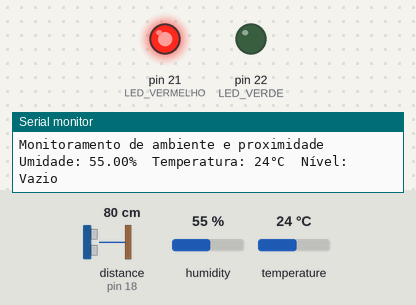
Bench run of a sketch on a simulated Arduino Mega 2560, built with avr-gcc and run on an emulated ATmega2560. Parts: output pins drawn as LEDs (lit = HIGH), the last lines printed to the serial monitor. Wiring (inferred from the names in the program): ultrasonic range finder: trigger pin 5; echo pin 18. The inputs (shaded band) are chosen by the test bench; at power-on: distance to the obstacle (sensor on pin 18) 80 cm, humidity 55 %, temperature 24 °C. The echo pulse lasts 58.3 µs per cm; pins used as bus, display or sensor lines are not drawn.

Above: at 1.8 s.
1.9 s: distance to the obstacle (sensor on pin 18) set to 19 cm
3.7 s: distance to the obstacle (sensor on pin 18) set to 14 cm
At 5.8 s:
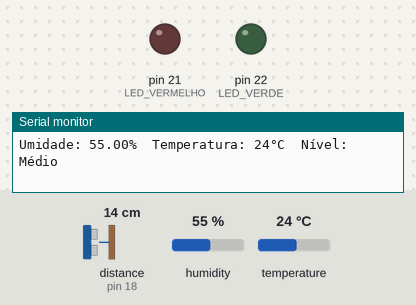
6.5 s: distance to the obstacle (sensor on pin 18) set to 8 cm
8.8 s: distance to the obstacle (sensor on pin 18) set to 5 cm
At 11.0 s:
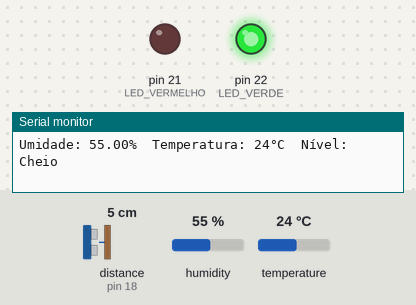
11.6 s: distance to the obstacle (sensor on pin 18) set to 9 cm
At 13.0 s:
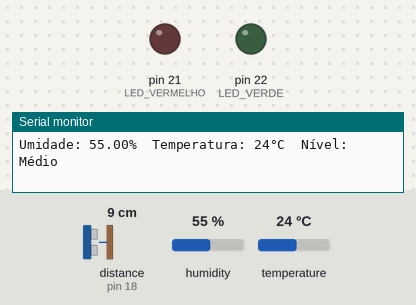
14.2 s: distance to the obstacle (sensor on pin 18) set to 2 cm
At 16.2 s:
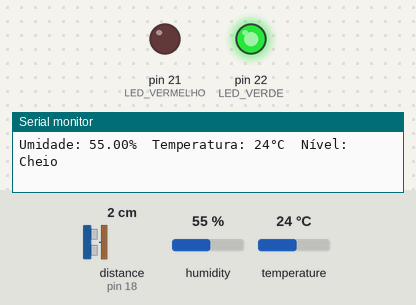
Timing chart, 0 to 17.7 s (numbered marks = the images above; inputs shaded):
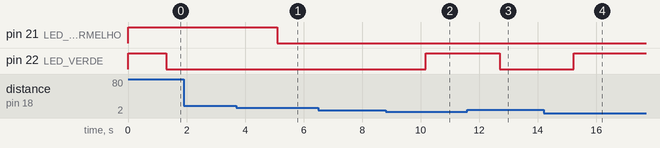

The sketch:

smartshelf.ino
```cpp
#include "DHT.h"

#define DHTPIN 2
#define DHTTYPE DHT11
DHT dht(DHTPIN, DHTTYPE);

// Sensor ultrassônico
#define TRIG_PIN 5
#define ECHO_PIN 18

// LED RGB (ânodo comum)
#define LED_VERMELHO 21
#define LED_VERDE 22

void setup() {
  Serial.begin(9600);
  Serial.println(F("Monitoramento de ambiente e proximidade"));

  dht.begin();

  pinMode(TRIG_PIN, OUTPUT);
  pinMode(ECHO_PIN, INPUT);

  pinMode(LED_VERMELHO, OUTPUT);
  pinMode(LED_VERDE, OUTPUT);

  // Apaga tudo inicialmente
  digitalWrite(LED_VERMELHO, HIGH);
  digitalWrite(LED_VERDE, HIGH);
}

void loop() {
  delay(1000);

  // ==== LEITURA DO DHT ====
  float h = dht.readHumidity();
  float t = dht.readTemperature(); // Celsius
  if (isnan(h) || isnan(t)) {
    Serial.println(F("Falha ao ler o sensor DHT!"));
    return;
  }
  // float hic = dht.computeHeatIndex(t, h, false);

  // ==== LEITURA COM MÉDIA DO ULTRASSÔNICO ====
  const int numLeituras = 5;
  float somaDist = 0;

  for (int i = 0; i < numLeituras; i++) {
    digitalWrite(TRIG_PIN, LOW);
    delayMicroseconds(2);
    digitalWrite(TRIG_PIN, HIGH);
    delayMicroseconds(10);
    digitalWrite(TRIG_PIN, LOW);

    long duracao = pulseIn(ECHO_PIN, HIGH, 30000); // timeout de 30 ms
    float dist = duracao * 0.034 / 2;

    if (dist > 0 && dist < 400) {
      somaDist += dist;
    } else {
      i--; // repete leitura inválida
    }
    delay(50);
  }

  float mediaDistancia = somaDist / numLeituras;
  int distanciaInt = (int)mediaDistancia;

  // ==== EXIBIÇÃO ====
  Serial.print("Umidade: ");
  Serial.print(h);
  Serial.print("%  Temperatura: ");
  Serial.print((int)t);
  // Serial.print("°C  Sensação térmica: ");
  // Serial.print((int)hic);
  Serial.print("°C  Nível: ");

  // ==== AVALIAÇÃO DE NÍVEL + LED RGB ====
  if (distanciaInt <= 5) {
    Serial.println("Cheio");
    digitalWrite(LED_VERDE, HIGH);     // Desliga verde
    digitalWrite(LED_VERMELHO, LOW);   // Liga vermelho
  } else if (distanciaInt <= 15) {
    Serial.println("Médio");
    digitalWrite(LED_VERDE, LOW);      // Liga verde
    digitalWrite(LED_VERMELHO, LOW);   // Liga vermelho → combinação = "amarelo"
  } else {
    Serial.println("Vazio");
    digitalWrite(LED_VERDE, LOW);      // Liga verde
    digitalWrite(LED_VERMELHO, HIGH);  // Desliga vermelho
  }
}
```

Measured:
- the behaviour switches between 17 and 16 cm on distance to the obstacle (sensor on pin 18) (found by bisection; images 0 and 1)
- the behaviour switches between 7 and 6 cm on distance to the obstacle (sensor on pin 18) (found by bisection; images 1 and 2)
- after the input at 3.7 s, pin 21 (LED_VERMELHO): HIGH → LOW after 1.4 s
- after the input at 8.8 s, pin 22 (LED_VERDE): LOW → HIGH after 1.4 s
- after the input at 11.6 s, pin 22 (LED_VERDE): HIGH → LOW after 1.1 s
- after the input at 14.2 s, pin 22 (LED_VERDE): LOW → HIGH after 1.0 s
